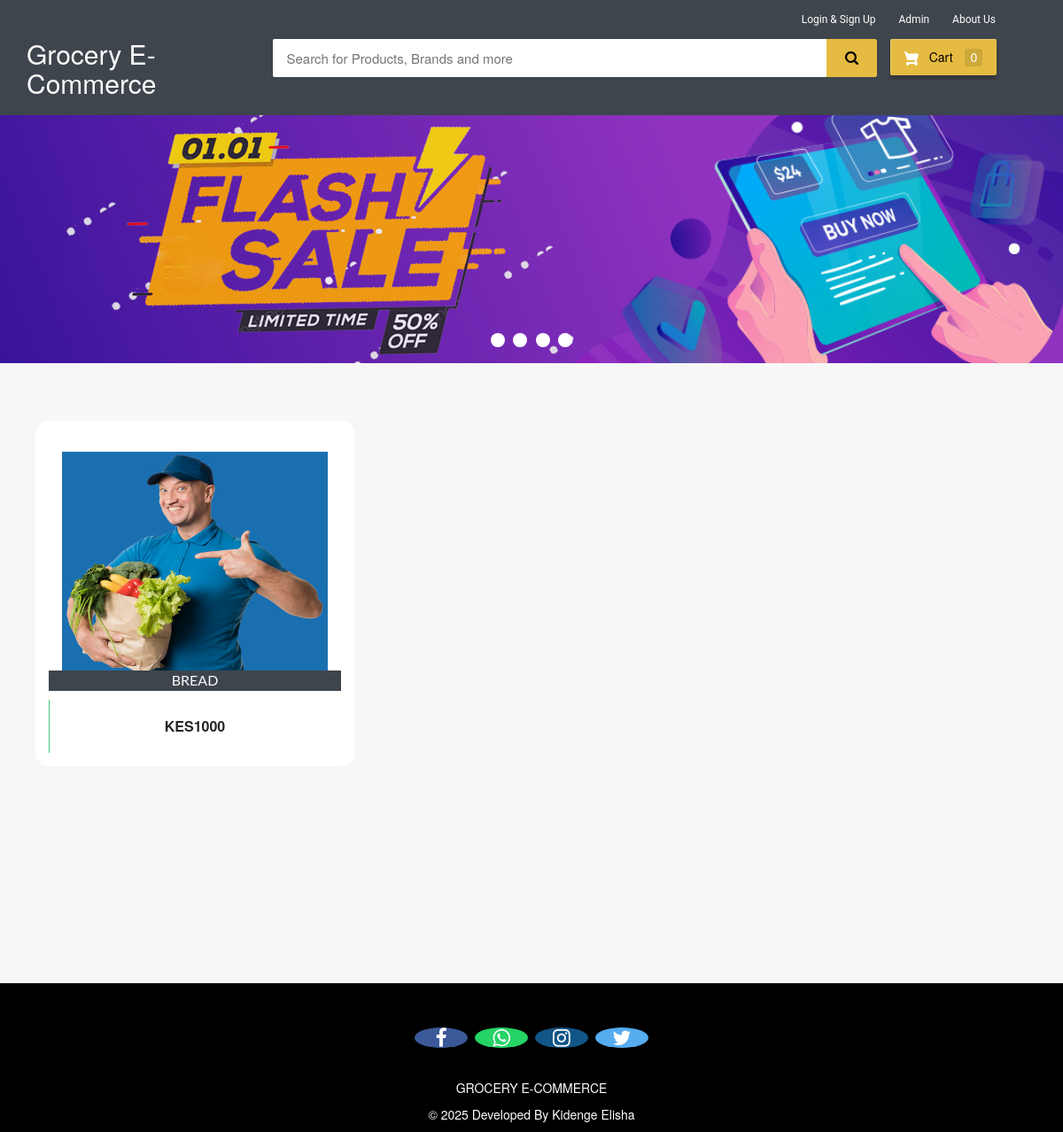
The page / on the database its author committed.
### ecom/models.py (models this page shows, shortened)
class Product(models.Model):
    name=models.CharField(max_length=40)
    product_image= models.ImageField(upload_to='product_image/',null=True,blank=True)
    price = models.PositiveIntegerField()
    description=models.CharField(max_length=40)

### ecom/views.py (the view)
# urls.py: path('',views.home_view,name=''),
def home_view(request):
    products=models.Product.objects.all()
    if 'product_ids' in request.COOKIES:
        product_ids = request.COOKIES['product_ids']
        counter=product_ids.split('|')
        product_count_in_cart=len(set(counter))
    else:
        product_count_in_cart=0
    if request.user.is_authenticated:
        return HttpResponseRedirect('afterlogin')
    return render(request,'ecom/index.html',{'products':products,'product_count_in_cart':product_count_in_cart})

### templates/ecom/index.html (shortened to what this page needs)
{% extends 'ecom/homebase.html' %}
{% load static %}
{% block content %}
<div class="row">
  <div class="col-md-12">
    <div class="slider-container">
      <div class="menu">
        <label for="slide-dot-1"></label>
        <label for="slide-dot-2"></label>
        <label for="slide-dot-3"></label>
        <label for="slide-dot-4"></label>
      </div>
        <div class="slide slide-1"></div>
    </div>
  </div>
</div>
{%if products%}
<br>
  <div class="row">
      {% for p in products %}
      <div class="column">
      <div class="container page-wrapper" style="width: 450px;">
        <div class="page-inner">
          <div class="row">
            <div class="el-wrapper">
              <div class="box-up">
                <img class="img" src="{% static p.product_image.url %}" alt="product pic" height="300px" width="300px">
                <div class="img-info">
                  <div class="info-inner">
                    <span style="background-color:#3e454c; color:fbfbfb;"class="p-company">{{p.name}}</span>
                  </div>
                </div>
              </div>
              <div class="box-down">
                <a class="cart" href="{% url 'add-to-cart' p.id  %}">
                  <span class="price">KES{{p.price}}</span>
                  <span class="add-to-cart">
                    <span class="txt"><i class="fa fa-shopping-cart"></i> Add To Cart</span>
                  </span>
                </a>
              </div>
            </div>
          </div>
        </div>
      </div>
      </div>
  {% endfor %}
</div>
{%else%}
<h3 style="text-align:center; color:#3E454C;">No Search Found</h3>
{%endif%}
<br><br><br>
<br><br><br><br><br><br><br><br><br><br><br><br>
{% endblock content %}

### templates/ecom/homebase.html (shortened to what this page needs)
<html>
{% load static %}
<head>
<link rel="stylesheet" href="https://maxcdn.bootstrapcdn.com/bootstrap/3.3.0/css/bootstrap.min.css">
<link rel="stylesheet" href="https://maxcdn.bootstrapcdn.com/font-awesome/4.7.0/css/font-awesome.min.css">
</head>
<body>
  {%if request.user.is_authenticated%}
    {% include "ecom/customer_navbar.html" %}
  {%else%}
  <div id="navbar">
    <div class="container">
        <div class="row row1">
            <ul class="largenav pull-right">
              <li class="upper-links dropdown"><a class="links" href="">Login & Sign Up</a>
              </li>
                <li class="upper-links"><a class="links" href="/adminclick">Admin</a></li>
                <li class="upper-links"><a class="links" href="/aboutus">About Us</a></li>
            </ul>
        </div>
        <div class="row row2">
            <div class="col-sm-3">
                <h2 style="margin:0px;"><a style="text-decoration:none; color:white;" href="/"><span class="largenav">Grocery E-Commerce </span></a></h2>
            </div>
            <div class="navbar-search smallsearch col-sm-7 col-xs-11">
              <form  action="/search" method="get">
                <div class="row"> <input class="navbar-input col-xs-11" type="search" placeholder="Search for Products, Brands and more" name="query" id="query">
                  <button class="navbar-button col-xs-1" type="submit">
                  </button>
                </div>
              </form>
            </div>
            <div class="cart1 largenav col-sm-2"> <a class="cart-button" href="/cart">  Cart <span class="item-number ">{{ product_count_in_cart }}</span> </a> </div>
        </div>
    </div>
</div>
  {%endif%}
{% block content %}
{% endblock content %}
<br><br><br>
<footer>
  <br>
  <p>
    <a href="#" class="fa fa-facebook"></a>
    <a href="#" class="fa fa-whatsapp"></a>
    <a href="#" class="fa fa-instagram"></a>
    <a href="#" class="fa fa-twitter"></a>
  </p>
  <br>
  <div class="container">
    <div class="row">
      <div class="col-md-12 col-sm-12">
        <div style="color:#ffffff;" class="wow fadeInUp footer-copyright">
          <p>GROCERY E-COMMERCE<br>
            <p>&copy; {% now "Y" %} Developed By Kidenge Elisha</p>
        </div>
      </div>
    </div>
  </div>
</footer>
</body>
</html>

### templates/ecom/homebase.html (style rules this page uses)
body { background-color: #f7f7f7; }
#navbar { background-color: #3e454c; color: black; }
.row1 { padding-top: 10px; padding-right: 50px }
.row2 { padding-bottom: 20px }
.navbar-input { padding: 11px 16px; border-radius: 2px 0 0 2px; border: 0 none; outline: 0 none; font-size: 15px }
.navbar-button { background-color: #e5bc41; border: 1px solid #e5bc41; border-radius: 0 2px 2px 0; color: #565656; padding: 10px 0; height: 43px; cursor: pointer }
.cart-button { background-color: #E5BC41; box-shadow: 0 4px 4px 0 rgba(0, 0, 0, .23), inset 1px 1px 0 0 hsla(0, 0%, 100%, .2); padding: 10px 0; text-align: center; height: 41px; border-radius: 2px; font-weight: 500; width: 120px; display: inline-block; color: #FFFFFF; text-decoration: none; color: inherit; border: none; outline: none }
.cart-svg { display: inline-block; width: 16px; height: 16px; vertical-align: middle; margin-right: 8px }
.item-number { border-radius: 3px; background-color: rgba(0, 0, 0, .1); height: 20px; padding: 3px 6px; font-weight: 500; display: inline-block; color: #fff; line-height: 12px; margin-left: 10px }
.upper-links { display: inline-block; padding: 0 11px; line-height: 23px; font-family: 'Roboto', sans-serif; letter-spacing: 0; color: inherit; border: none; outline: none; font-size: 12px }
.dropdown { position: relative; display: inline-block; margin-bottom: 0px }
.links { color: #fff; text-decoration: none }
.largenav { display: none }
.smallsearch { margin-left: 15px; margin-top: 15px }
.menu { cursor: pointer }
footer { padding: 0px 0px 0px 0px; background-color: black; margin: 0px; }
.fa { font-size: 23px; width: 60px; text-align: center; text-decoration: none; margin: 5px 2px; border-radius: 50%; }
.fa-facebook { background: #3B5998; color: white; margin-top: 30px; }
.fa-whatsapp { background: #25d366; color: white; }
.fa-twitter { background: #55ACEE; color: white; }
.fa-instagram { background: #125688; color: white; }
p { text-align: center; }
@media screen and (min-width: 768px) { .largenav { display: block } }
@media screen and (min-width: 768px) { .smallsearch { margin: 0px } }

### rows shown on the page
Product: product_image (picture), name "BREAD", price "1000"

### other values the page prints
{{ product_count_in_cart }} "0"
